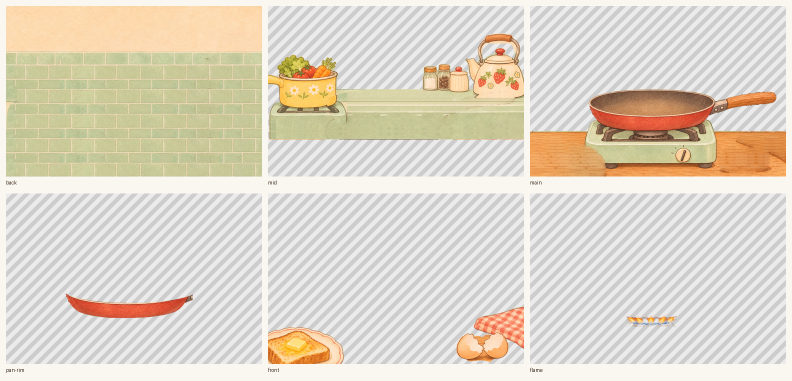
#> input picture tools/layers_preview.png, 1584 x 762 px, given in place of 01-groceries-and-an-idea.png, which was not available (shown at 1/2 size)
$ python prepare_comic_v3.py
#> lines starting #> are read from the running program, lines starting #| are printed output that depends on the picture; after the words box and inside, x2 and y2 are one past the last pixel; in counts of white or black regions, pixels touching at a corner belong together
"""六张新漫画页 → 单格副本（feat/visual-direction，可重跑；原图在 source/comic-v3，桌面原件不动）。
按格间纸白自动切格，保留每格的框线、对白和一圈纸白（PAD）。不缩放、不改画面。
输出 public/assets/comic-v3/p{页}{格字母}.webp 和 manifest.json（每格尺寸、来源框）。
"""
import json
import numpy as np
from PIL import Image

SRC, OUT = "source/comic-v3", "public/assets/comic-v3"
PAGES = ["01-groceries-and-an-idea", "02-preparing-the-meal", "03-something-is-missing", "04-catch-and-call", "05-looking-for-baby", "06-recognition-and-punchline"]
PAD = 5

def runs(mask, min_len):
    out, start = [], None
    for i, v in enumerate(mask):
        if v and start is None: start = i
        if not v and start is not None:
            if i - start >= min_len: out.append((start, i))
            start = None
    if start is not None and len(mask) - start >= min_len: out.append((start, len(mask)))
    return out

manifest = {}
for pi, name in enumerate(PAGES, 1):
    im = Image.open(f"{SRC}/{name}.png").convert("RGB"); a = np.asarray(im).astype(int)
#> further down, im is the input picture: PIL image 1584x762 RGB; mean R, G, B 222.2, 214.1, 199.5
    paper = np.median(np.concatenate([a[:6, :, :].reshape(-1, 3), a[:, :6, :].reshape(-1, 3)]), axis=0)
#> paper = [250, 247, 240]
    ink = np.abs(a - paper).sum(2) > 45
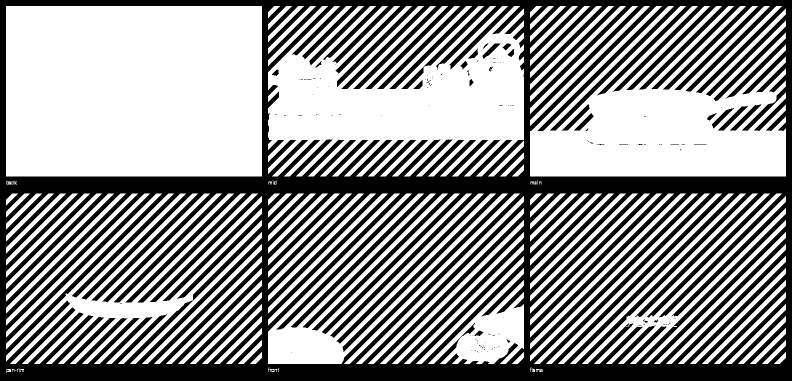
#> ink: shape (762, 1584) bool (shown at 1/2 size); 57.6% white; 143 black regions (119 under 20 px), largest, box (x1, y1, x2, y2) and area: (0, 0, 1584, 762) 506708, (1460, 209, 1523, 261) 614, (1123, 208, 1179, 262) 585
    letter = ord("a")
    for (y0, y1) in runs(ink.mean(1) > 0.03, 80):
        for (x0, x1) in runs(ink[y0:y1].mean(0) > 0.03, 80):
            box = (max(0, x0 - PAD), max(0, y0 - PAD), min(im.width, x1 + PAD), min(im.height, y1 + PAD))
            key = f"p{pi}{chr(letter)}"; letter += 1
            c = im.crop(box); c.save(f"{OUT}/{key}.webp", quality=92, method=6)
            manifest[key] = {"page": f"{name}.png", "box": list(map(int, box)), "size": list(c.size)}
#> this loop made 2 passes
#> (y0, y1) on passes 1 to 2: (12, 353), (387, 728)
#> pass 1, `c = im.crop(box); c.save(f"{OUT}/{key}.webp", quality=92, method=6)`:
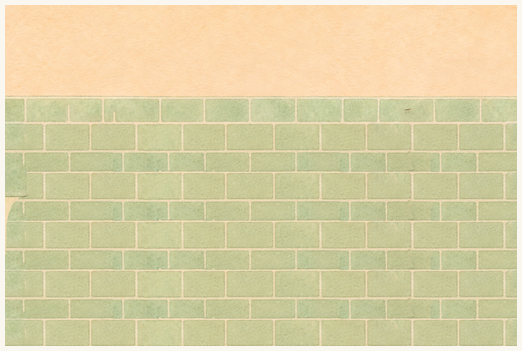
#> saved as p1a.webp: PIL image 522x351 RGB; mean R, G, B 217.5, 207.9, 164.4
#> pass 1, `c = im.crop(box); c.save(f"{OUT}/{key}.webp", quality=92, method=6)`:
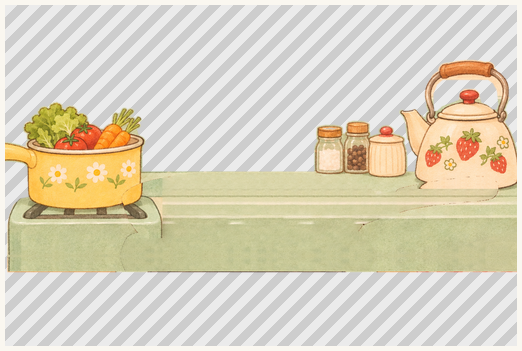
#> saved as p1b.webp: PIL image 522x351 RGB; mean R, G, B 218.2, 211, 190.5
#> pass 1, `c = im.crop(box); c.save(f"{OUT}/{key}.webp", quality=92, method=6)`:
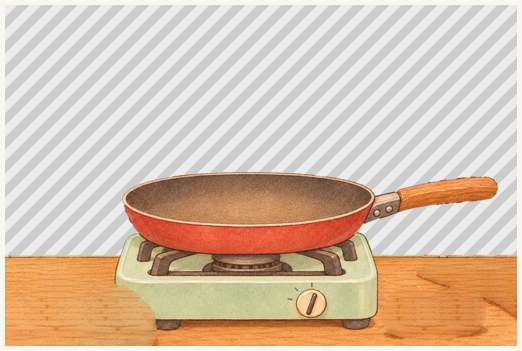
#> saved as p1c.webp: PIL image 522x351 RGB; mean R, G, B 215.3, 192.8, 173.2
#> pass 2, `c = im.crop(box); c.save(f"{OUT}/{key}.webp", quality=92, method=6)`:
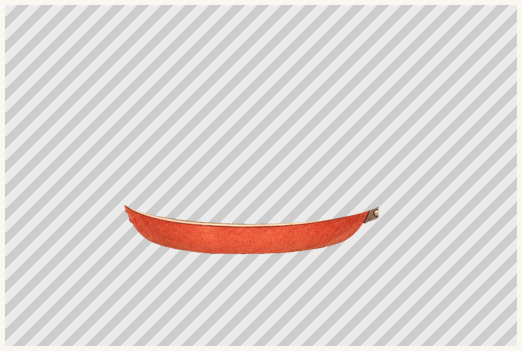
#> saved as p1d.webp: PIL image 522x351 RGB; mean R, G, B 221.3, 216.6, 215.2
#> after the loop:
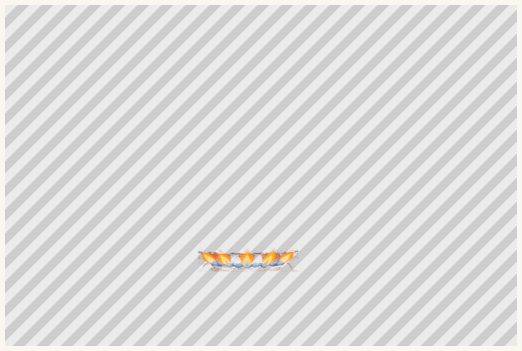
#> c: PIL image 522x351 RGB; mean R, G, B 221.3, 220.9, 220.3
#> after the loop, letter = 103; manifest = 6 items
#> (the run stopped early here; a loop or call above may not have finished)
